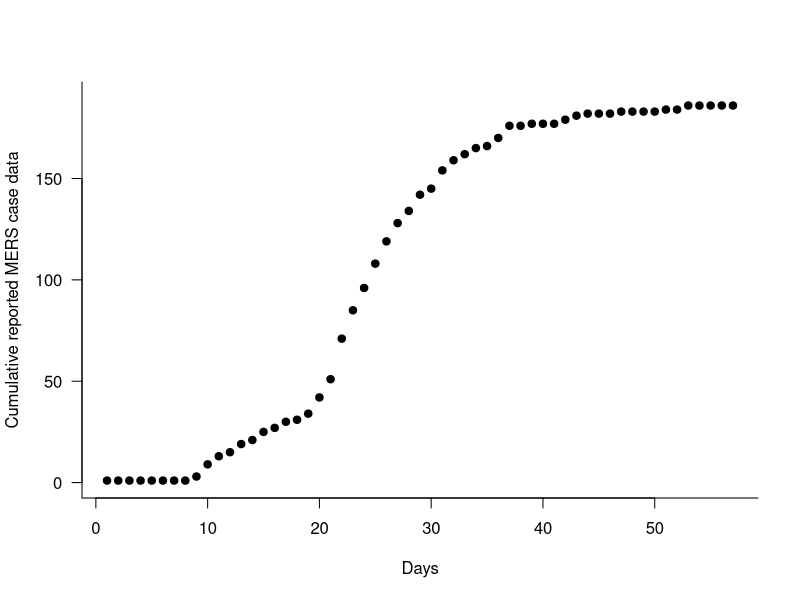
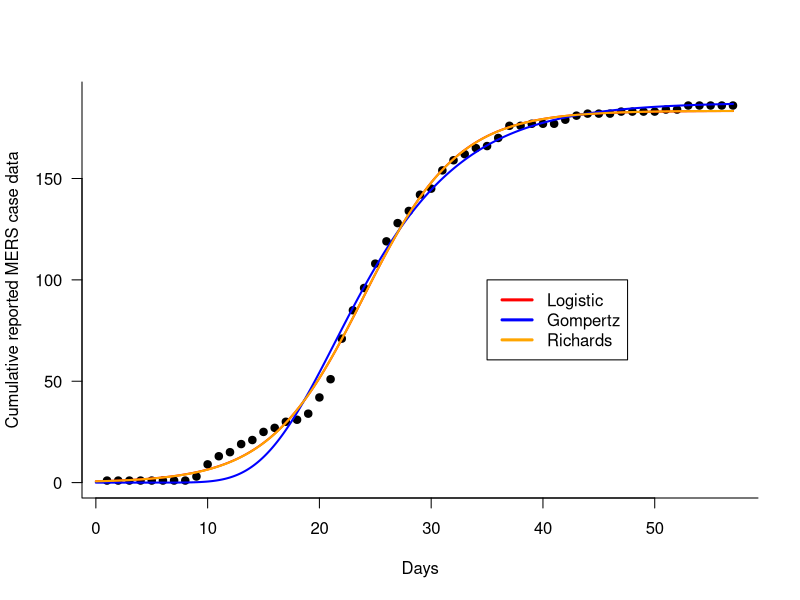

These figures' R source, in order:
##################################################################################
#
# Edson Zangiacomi Martinez
# 03/07/2023
# Curvas de crescimento - dados do artigo de Hsieh et al. (2015)
#
##################################################################################
#
#  Reference:
#
#  Hsieh, Y. H. (2015). 2015 Middle East respiratory syndrome coronavirus (MERS-CoV) 
#  nosocomial outbreak in South Korea: insights from modeling. PeerJ, 3, e1505.
#  https://doi.org/10.7717/peerj.1505
#
##################################################################################

y <- c(1, 1, 1, 1, 1, 1, 1, 1, 3, 9, 13, 15, 19, 21, 25, 27, 30, 31, 
34, 42, 51, 71, 85, 96, 108, 119, 128, 134, 142, 145, 154, 159, 
162, 165, 166, 170, 176, 176, 177, 177, 177, 179, 181, 182, 182, 
182, 183, 183, 183, 183, 184, 184, 186, 186, 186, 186, 186)

n <- length(y)

x <- 1:n

plot(x,y,pch=19,ylim=c(0,190),
 xlab="Days",
 ylab="Cumulative reported MERS case data",
 bty="l",las=1)

# curves
curveL  <- function(t,K,a,r)     curveL <- K/(1+exp(a-r*t)) 
curveG  <- function(t,K,a,r)     curveG <- K*exp(-a*exp(-r*t)) 
curveR  <- function(t,K,r,a,ti)  curveR <- K*(1+exp(-r*a*(t-ti-log(a)/(r*a))))^(-1/a) 

# Logistic, Gompertz and Richards models
modelL <- nls(y~K/(1+exp(a-r*x)),start=list(K=200,a=0.81,r=0.2))
modelG <- nls(y~K*exp(-a*exp(-r*x)),start=list(K=200,a=0.8,r=0.13))
modelR <- nls(y~K*(1+exp(-r*a*(x-ti-log(a)/(r*a))))^(-1/a),start=list(K=200,r=0.1,a=0.2,ti=20),algorithm = "port")

t <- seq(0,n,0.1)

# Plot

plot(x,y,pch=19,ylim=c(0,190),xlab="Days",ylab="Cumulative reported MERS case data",bty="l",las=1)
points(t,curveL(t,K=coef(modelL)[1],a=coef(modelL)[2],r=coef(modelL)[3]),col="red",type="l",lwd=2)
points(t,curveG(t,K=coef(modelG)[1],a=coef(modelG)[2],r=coef(modelG)[3]),col="blue",type="l",lwd=2)
points(t,curveR(t,K=coef(modelR)[1],r=coef(modelR)[2],a=coef(modelR)[3],ti=coef(modelR)[4]),col="orange",type="l",lwd=2)
legend(35,100,lwd=3,col=c("red","blue","orange"), legend=c("Logistic","Gompertz","Richards"))

# Akaike information criterion (AIC) 
AIC(modelL,modelG,modelR)







